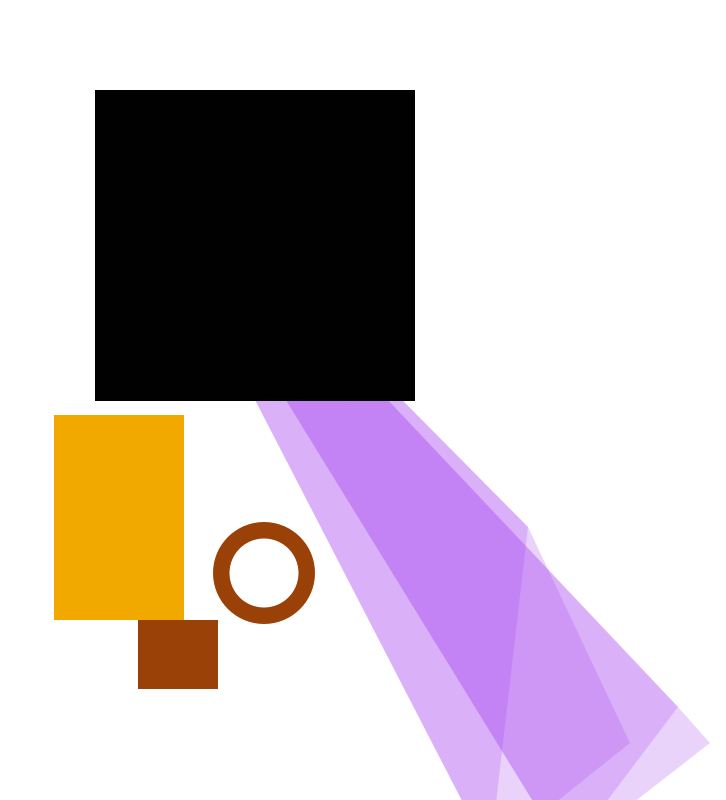
Frame 1 (no input)
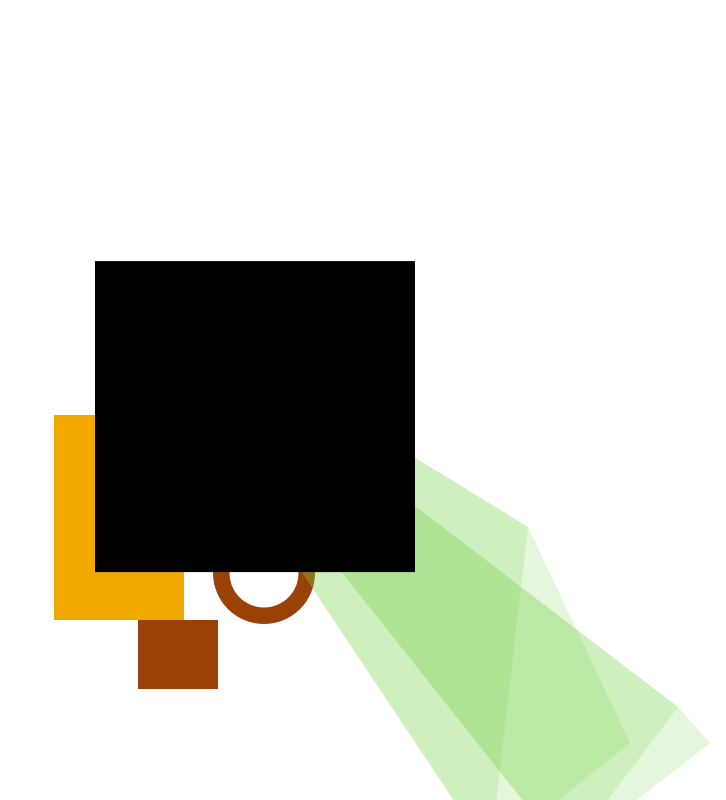
Frame 60 (the mouse pressed at the canvas centre just before this capture)
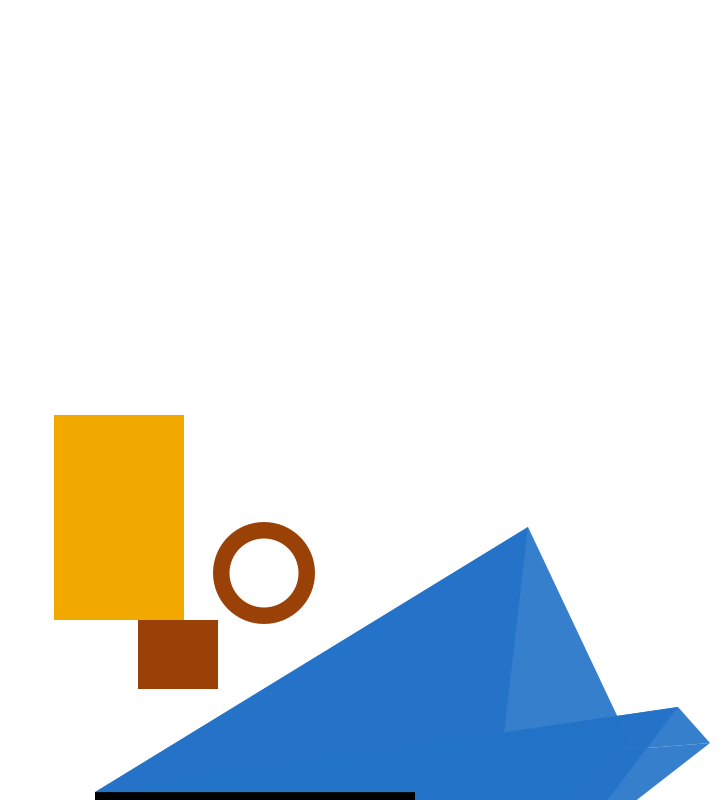
Frame 120 (the mouse held since frame 60 and released just before this capture)

The Processing sketch that drew these frames (run headless with seeded random() and noise(); from frame 60 on, the mouse is pressed at the canvas centre):

// Processing sketch: processing_2252
// ── processing_2252.pde

//Click y arrastre de ratón para cambiar la tonalidad del cuadrado principal negro.


float r; //declaramos variable tipo decimal r 
float g;//declaramos variable tipo decimal g 
float b;//declaramos variable tipo decimal b 
float a;//declaramos variable tipo decimal a 
 
float diam;//declaramos variable tipo decimal diam 
float x = 95;    
float y = 90;
float speed = 0; 
float gravity = 0.1;


void setup() {
size(726,800);
background(241,242,234); //color para fondo crudo
noStroke();
}


int value = RGB;


void draw() {
  background(255);
    
  
  r = random (255); 
  g = random(255); 
  b = random (250); 
  a = random(250); 
 
  
  fill(241,169,0); //para un color de relleno amarillo naranja.
  rect(54,415,130,205);
  
  fill(154,65,7); //para un color de relleno marron.
  rect(138,620, 80, 69);
  ellipse(264,573,102,102);
  
  fill(255,255,255);
  ellipse(264,573,69,69);
  
  fill(r,g,b,a); //para un color de relleno azul.
  beginShape(TRIANGLE_FAN);
  vertex(x, y);
  vertex(528, 527); 
  vertex(490,855); 
  vertex(630, 743);
  vertex(528, 527); 
  endShape();
   
  fill(r,g,b,a);
  
  beginShape(TRIANGLE_FAN);
  vertex(x, y);
  vertex(566, 855); 
  vertex(678,707); 
  vertex(710, 743);
  vertex(566, 855); 
  endShape();
  
  fill(value);
  rect(x,y,320,311);
  y = y + speed; 
  speed = speed + gravity; 
  if (y > height) {
    speed = speed * -0.95; 
    
  }
}

void mouseClicked() {
  if(value == 0) {
    value = 255;
  } else {
    value = 0;
  }
}

void mouseDragged() 
{
  value = value + 5;
  if (value > 255) {
    value = 0;
    
  }
}

void keyPressed() {
  if (value == 0) {
    value = 155;
  } else {
    value = 0;
  }
}


 
